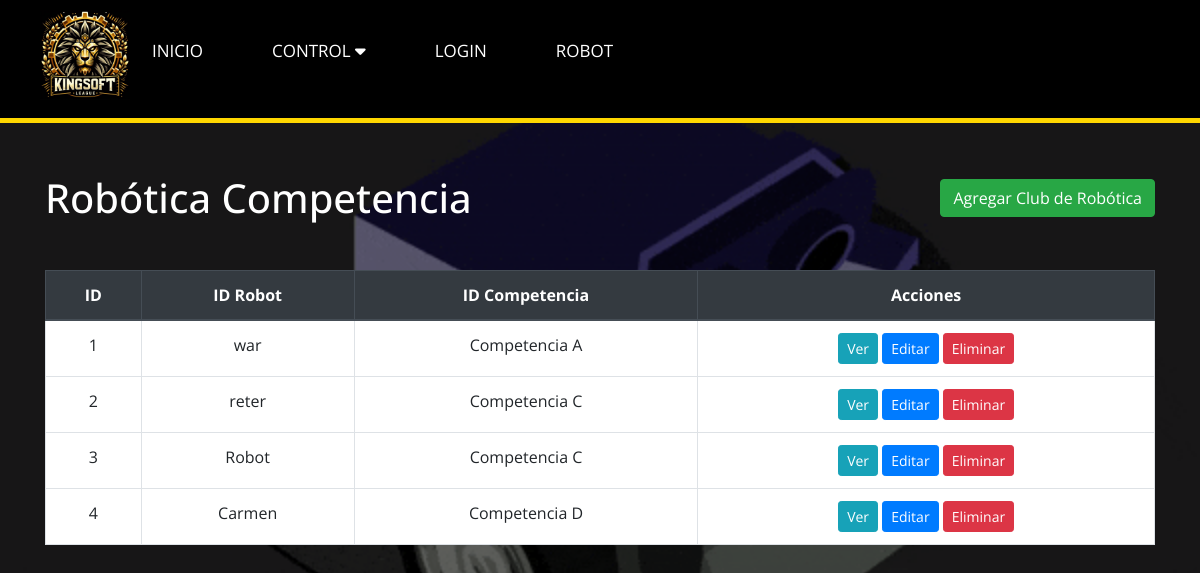
The page /Diseño/RobotCompetenciaView.php (signed in) on the database its author committed.
### tables this page shows
CREATE TABLE `robot_competencia` (
  `id` int(11) NOT NULL,
  `id_robot` int(11) NOT NULL,
  `id_competencia` int(11) NOT NULL
);

CREATE TABLE `robot` (
  `id` int(11) NOT NULL,
  `nombre` varchar(100) DEFAULT NULL,
  `peso` decimal(10,2) DEFAULT NULL,
  `ancho` decimal(10,2) DEFAULT NULL,
  `alto` decimal(10,2) DEFAULT NULL,
  `Id_participante` int(11) NOT NULL
);

CREATE TABLE `competencia` (
  `id` int(11) NOT NULL,
  `nombre` varchar(100) DEFAULT NULL,
  `fecha_inicio_inscripcion` date DEFAULT NULL,
  `fecha_fin_inscripcion` date DEFAULT NULL,
  `fecha_compentencia` date DEFAULT NULL,
  `tipo_competencia` int(11) DEFAULT NULL
);

### Diseño/RobotCompetenciaController.php (called while the page is built, shortened)
<?php
require_once 'RobotCompetenciaModel.php';
class RobotCompetenciaController {
    private $model;
    public function __construct($db) {
        $this->model = new RobotCompetenciaModel($db);
    }
    public function index() {
        return $this->model->getAllRobotCompetencias();
    }
}
?>

### Diseño/RobotCompetenciaModel.php (called while the page is built, shortened)
<?php
class RobotCompetenciaModel {
    private $db;
    public function __construct($db) {
        $this->db = $db;
    }
    public function getAllRobotCompetencias() {
        $query = "SELECT robot_competencia.id, robot.nombre as robot, competencia.nombre as competencia, competencia.fecha_compentencia as fecha FROM robot_competencia inner join robot on robot.id=robot_competencia.id_robot inner join competencia on competencia.id=robot_competencia.id_competencia";
        $stmt = $this->db->prepare($query);
        $stmt->execute();
        return $stmt;
    }
}
?>

### Diseño/RobotCompetenciaView.php (the view, shortened to what this page needs)
<?php
require_once 'RobotCompetenciaController.php';
$db = new PDO('mysql:host=localhost;dbname=datosks', 'root', '');
$controller = new RobotCompetenciaController($db);
$robotCompetencias = $controller->index();
?>
<!DOCTYPE html>
<html lang="en">
<head>
    <link rel="stylesheet" href="https://maxcdn.bootstrapcdn.com/bootstrap/4.5.2/css/bootstrap.min.css">
</head>
<body>
<?php
    include 'navegador.php'
    ?>
        <div class="container">
        <div class="d-flex justify-content-between align-items-center mb-4">
            <h1 class="mt-4 mb-4">Robótica Competencia</h1>
            <a href="agregar_club.php" class="btn btn-success">Agregar Club de Robótica</a>
        </div>
        <table class="table table-bordered">
            <thead class="thead-dark">
                <tr>
                    <th>ID</th>
                    <th>ID Robot</th>
                    <th>ID Competencia</th>
                    <th>Acciones</th>
                </tr>
            </thead>
            <tbody>
                <?php while ($robotCompetencia = $robotCompetencias->fetch(PDO::FETCH_ASSOC)) : ?>
                    <tr>
                        <td><?php echo $robotCompetencia['id']; ?></td>
                        <td><?php echo $robotCompetencia['robot']; ?></td>
                        <td><?php echo $robotCompetencia['competencia']; ?></td>                          <td>
                            <a href="ver_robot_competencia.php?id=<?php echo $robotCompetencia['id']; ?>" class="btn btn-info btn-sm">Ver</a>
                            <a href="editar_robot_competencia.php?id=<?php echo $robotCompetencia['id']; ?>" class="btn btn-primary btn-sm">Editar</a>
                            <a href="eliminar_robot_competencia.php?id=<?php echo $robotCompetencia['id']; ?>" class="btn btn-danger btn-sm">Eliminar</a>
                        </td>
                    </tr>
                <?php endwhile; ?>
            </tbody>
        </table>
    </div>
</body>
</html>

### Diseño/stylelogin.css (style rules this page uses)
* { padding: 0; margin: 0; box-sizing: border-box; font-family: 'Open Sans', sans-serif; }
html { scroll-behavior: smooth; }

### Diseño/RobotCompetenciaView.php (style rules this page uses)
.table { background-color:white; }
.container { margin-top: 150px; text-align: center; }
h1 { color:white; }

### rows shown on the page
robot_competencia: id "1", id_robot.nombre "war", id_competencia.nombre "Competencia A"
robot_competencia: id "2", id_robot.nombre "reter", id_competencia.nombre "Competencia C"
robot_competencia: id "3", id_robot.nombre "Robot", id_competencia.nombre "Competencia C"
robot_competencia: id "4", id_robot.nombre "Carmen", id_competencia.nombre "Competencia D"
